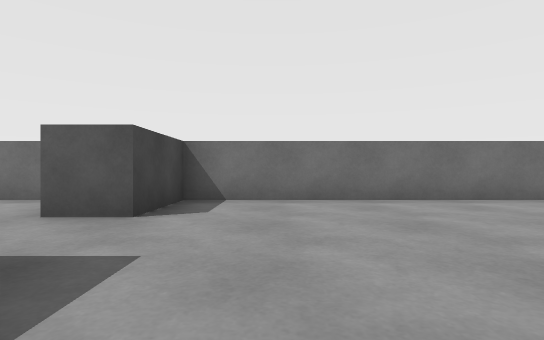
View 1 (above)

16 first-person views from a walk through a scene from a Unity 3-D project. The camera is 0.51 m above the floor, looks level and sees 80° across. The floor is counted in squares, 1 m on a side. Each view is taken from the middle of a square. On the plan, view 1 faces up. The plan holds only what a view shows up to about 9 squares ahead; the rest is blank. The place goes on beyond the plan.

View 2
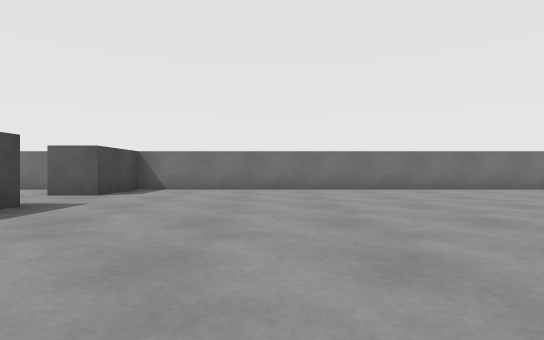

View 3
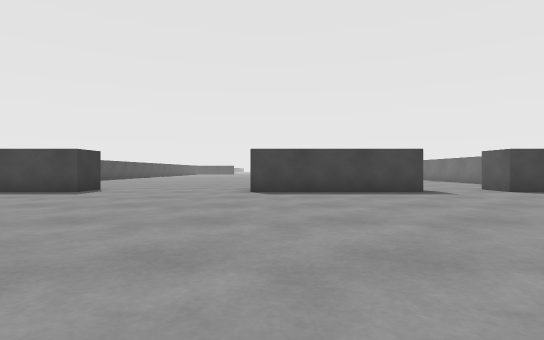

View 4
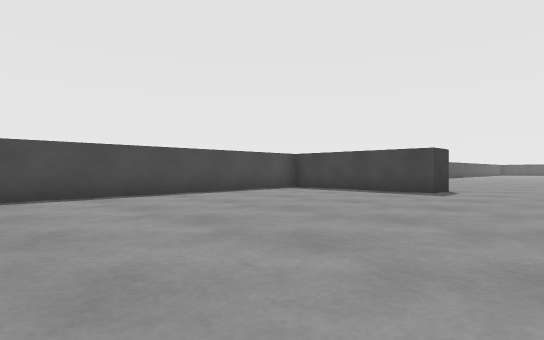

View 5
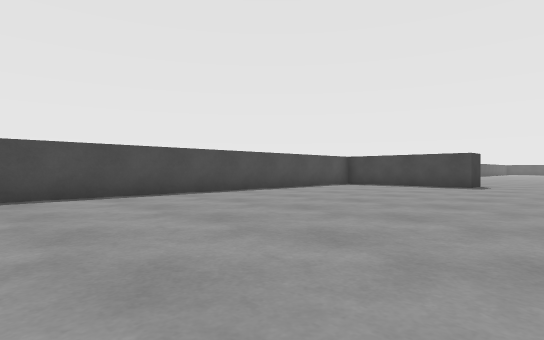

View 6
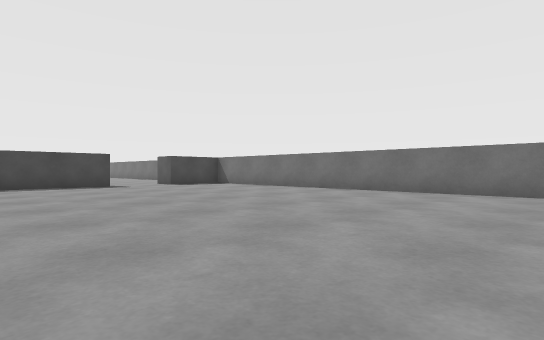

View 7
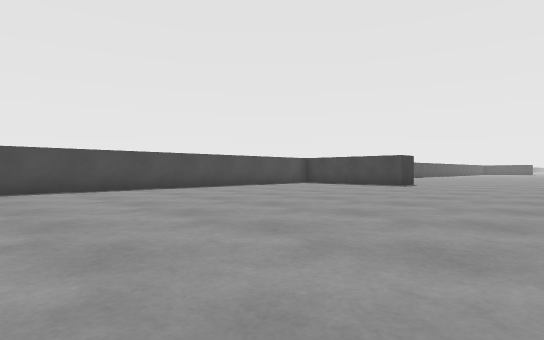

View 8
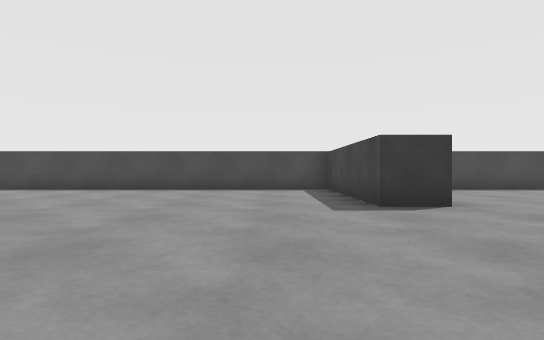

View 9
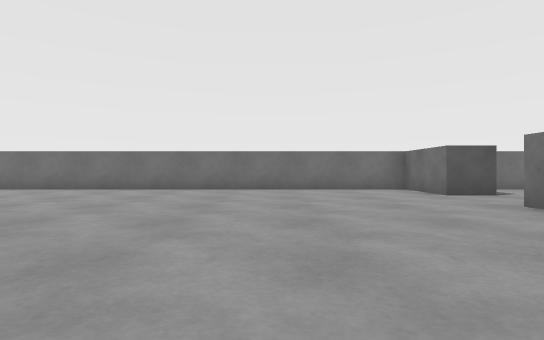

View 10
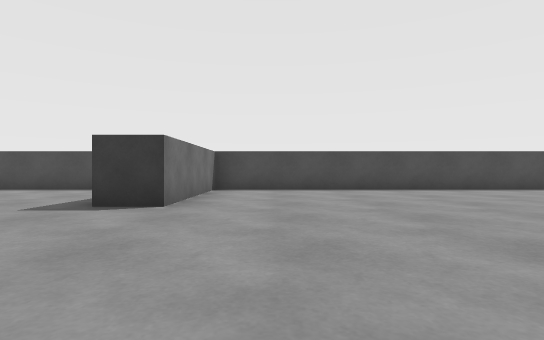

View 11
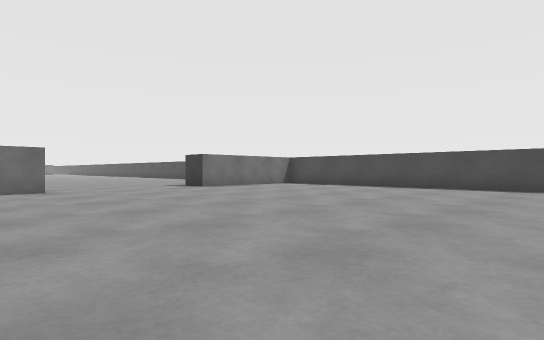

View 12
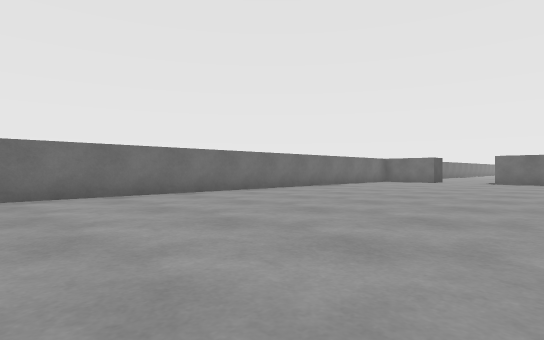

View 13
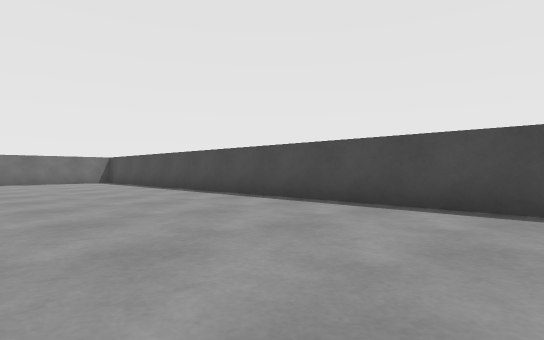

View 14
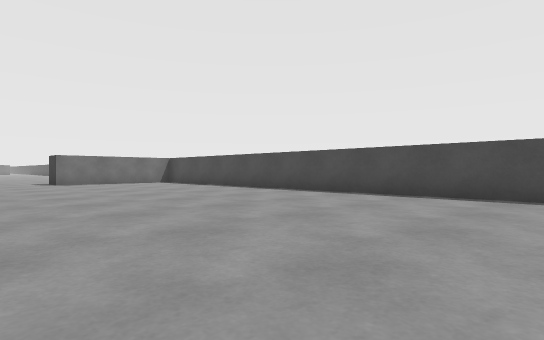

View 15
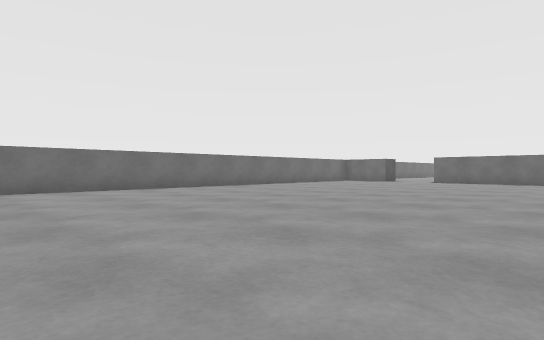

View 16
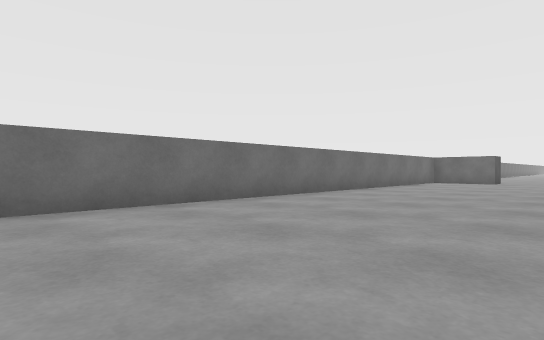

### Floor plan
Points are (right, up) in squares from view 1. A wall is a line through its corners. A room is listed if a view was taken in it or the views show most of it. See-through windows are left out.
Room 1 (views 1, 2, 3, 4, 5, 6, 7, 8)
walls: (-1.5, 1.6) (-1.5, -2.5); (-2.5, -6.5) (-1.5, -6.5) (-1.5, -10.5) (8.5, -10.5); (9.1, 5.5) (-3.6, 5.5)
ways out: opening at (-2.8, 3.5) to room 2; opening at (-2.2, -4.5) to room 2
objects: other object (-2, 4) to (-2, 5)
Room 2 (views 9, 10, 11, 12, 13, 14, 15, 16)
walls: (-2.5, -2.5) (-2.5, -1.8); (-15.6, -10.5) (-2.5, -10.5) (-2.5, -6.5); (-3.6, 5.5) (-15.6, 5.5)
ways out: opening at (-2.8, 3.5) to room 1; opening at (-2.2, -4.5) to room 1

Positions as (right, up) in squares from view 1, and headings:
1: (0, 0), facing up
2: (2, -3), facing up
3: (6, -2), facing left
4: (6, -4), facing down-left
5: (9, -4), facing down-left
6: (9, -2), facing up-left
7: (9, -2), facing down-left
8: (0, -2), facing down
9: (-6, -3), facing up
10: (-4, -2), facing down
11: (-11, -1), facing down-right
12: (-16, -1), facing up-right
13: (-16, -6), facing down-right
14: (-15, -4), facing down-right
15: (-16, -3), facing up-right
16: (-16, 1), facing up-right
